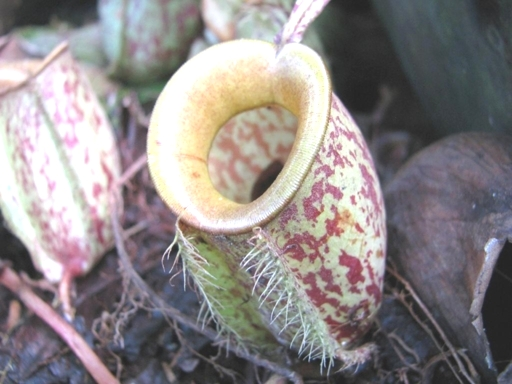
#> input picture FMD/image/foliage/foliage_final_004_new.jpg, 512 x 384 px, given in place of fabric_moderate_001_new.jpg, which was not available
$ python main.py
#> lines starting #> are read from the running program, lines starting #| are printed output that depends on the picture; pictures that were not available may be replaced by others from this repository, and a replacement may not be noted
import sys
from cmath import sqrt

from numpy import real
from skimage.feature import (graycomatrix, graycoprops)
import cv2

max_contrast = -sys.maxsize - 1
max_correlation = -sys.maxsize - 1
max_energy = -sys.maxsize - 1
max_homogeneity = -sys.maxsize - 1
max_value = -sys.maxsize - 1

min_contrast = sys.maxsize
min_correlation = sys.maxsize
min_energy = sys.maxsize
min_homogeneity = sys.maxsize
min_value = sys.maxsize

# [19 lines of commented-out code are left out]

def calcGLCMFeatureVector(material, type):  # type 1 mean train 2 means test
#> called with material = 'fabric', type = 1
    global max_correlation, max_contrast, max_energy, max_homogeneity, max_value
    global min_correlation, min_contrast, min_energy, min_homogeneity, min_value
    materials_feature_vectors = []
    if (type == 1):
        num = 0
        end = 35
    else:
        num = 35
        end = 50
    pre1 = f'FMD/image/{material}/{material}{"_moderate" if (material != "foliage") else "_final"}_'
    pre2 = f'FMD/mask/{material}/{material}{"_moderate" if (material != "foliage") else "_final"}_'
    post = '_new.jpg'
    while num < end:
        # print(num)
        num = num + 1
        path1 = pre1 + ("00" if (int(num / 10) == 0) else "0") + str(num) + post
        path2 = pre2 + ("00" if (int(num / 10) == 0) else "0") + str(num) + post
        img1 = cv2.imread(path1, cv2.IMREAD_GRAYSCALE)
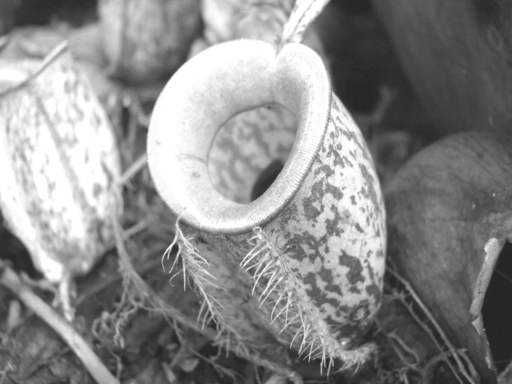
#> img1: shape (384, 512); min 35, max 255, mean 137.6
        img2 = cv2.imread(path2, cv2.IMREAD_GRAYSCALE)
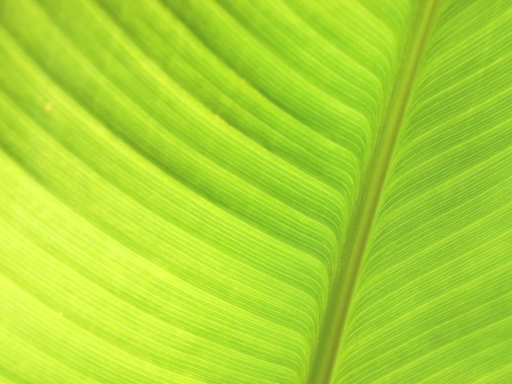
#> input picture FMD/image/foliage/foliage_final_005_new.jpg, 512 x 384 px, given in place of fabric_moderate_001_new.jpg, which was not available
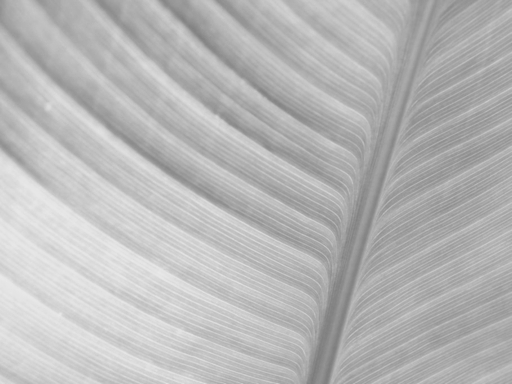
#> img2: shape (384, 512); min 123, max 233, mean 183.3
        # cv2.imshow('gray scale1', img1)
        # cv2.waitKey(50)
        for r in range(len(img2)):
            for c in range(len(img2[r])):
                if (img2[r][c] == 0): img1[r][c] = 0
        # [6 lines of commented-out code are left out]
        g = graycomatrix(img1, [1], [0])
        contrast = graycoprops(g, "contrast")
#> contrast = [108.5]
        correlation = graycoprops(g, "correlation")
#> correlation = [0.988]
        energy = graycoprops(g, "energy")
#> energy = [0.0483]
        homogeneity = graycoprops(g, "homogeneity")
#> homogeneity = [0.282]
        dissimilarity = graycoprops(g, "dissimilarity")
#> dissimilarity = [5.86]
        ASM = graycoprops(g, "ASM")
#> ASM = [0.00233]

        # if contrast > max_contrast: max_contrast = real(sqrt(contrast))
        # if correlation > max_correlation: max_correlation = correlation
        # if energy > max_energy: max_energy = energy
        # if homogeneity > max_homogeneity: max_homogeneity = homogeneity
        #
        # if contrast < min_contrast: min_contrast = real(sqrt(contrast))
        # if correlation < min_correlation: min_correlation = correlation
        # if energy < min_energy: min_energy = energy
        # if homogeneity < min_homogeneity: min_homogeneity = homogeneity
        value = float(real(sqrt(contrast)) / 26 + correlation + energy + homogeneity)
#> value = 1.72
        feature_vector = (real(sqrt(contrast)) / 26, correlation, energy, homogeneity, dissimilarity, ASM, value)
#> feature_vector = (0.401, [0.988], [0.0483], [0.282], [5.86], [0.00233], 1.72)
        # if value > max_value: max_value = value
        # if value < min_value: min_value = value
        # print(feature_vector)
        # print(value)
        materials_feature_vectors.append(feature_vector)
    return materials_feature_vectors


Materials = ["fabric", "foliage", "glass", "leather", "metal", "paper", "plastic", "stone", "water", "wood"]


def calcGLCMFeatureVectorForAll(type):
    all_materials_feature_vectors = []
    for material in Materials:
        # print(material)
        all_materials_feature_vectors.append(calcGLCMFeatureVector(material, type))
    return all_materials_feature_vectors


# [numMaterial][numPhoto][numProperty]
def calculateAccuracy(trainData, testData):
    accuracy = 0
    for testMatNum, testMaterial in enumerate(Materials):
        testPhoto = 0
        while testPhoto < 15:
            minDiff = sys.maxsize
            choosenMaterial = ""
            for trainMatNum, trainMaterial in enumerate(Materials):
                train = 0
                while train < 35:
                    # print(testMatNum)
                    # print(test)
                    diff = abs(trainData[trainMatNum][train][6] - testData[testMatNum][testPhoto][6])
                    if diff < minDiff:
                        # if trainMaterial=="glass": print(diff)
                        minDiff = diff
                        choosenMaterial = trainMaterial
                    train += 1
            testPhoto += 1
            if choosenMaterial == testMaterial:
                accuracy += 1
            # else: print(choosenMaterial + "vvv" + testMaterial)
            # print(accuracy)

    accuracy /= 1.5  # (/1.5)==(*100/150)
    acc = str(accuracy)
    # print("Accuracy: " + acc + "%")
    return acc

# clear_different_material_pixels("glass")
#> (the run stopped early here; a loop or call above may not have finished)
